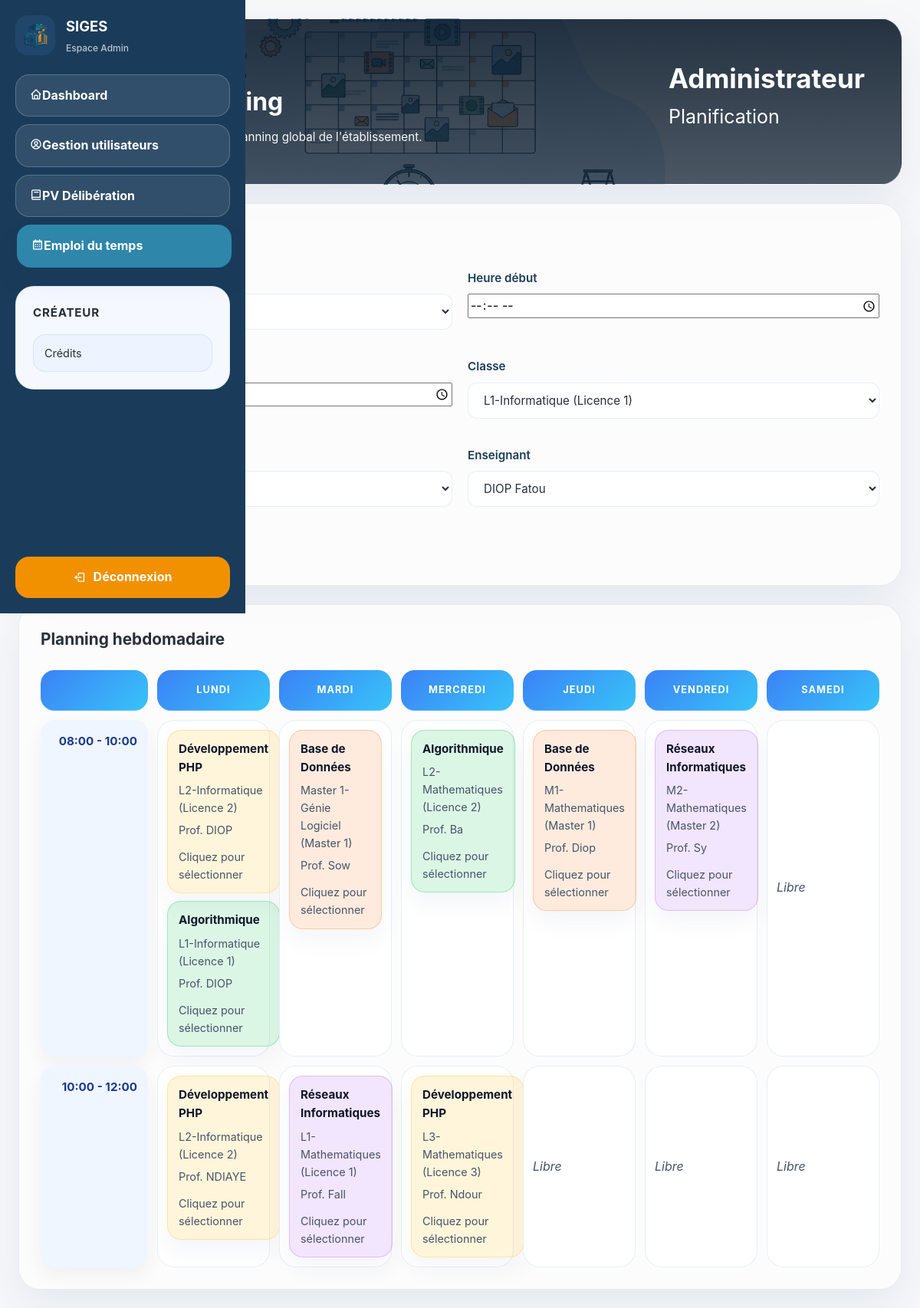
/views/admin/schedule.php (signed in), run on the app's committed database.
### tables this page shows
CREATE TABLE `creneau` (
  `Id_Creneau` int(11) NOT NULL,
  `jour` varchar(20) NOT NULL,
  `heure_debut` time NOT NULL,
  `heure_fin` time NOT NULL,
  `Id_Classe` int(11) NOT NULL,
  `Id_Professeur` int(11) NOT NULL,
  `Id_Matiere` int(11) NOT NULL
);

CREATE TABLE `matiere` (
  `Id_Matiere` int(11) NOT NULL,
  `libelle` varchar(100) NOT NULL,
  `coefficient` int(11) NOT NULL
);

CREATE TABLE `classe` (
  `Id_Classe` int(11) NOT NULL,
  `libelle` varchar(50) NOT NULL,
  `niveau` varchar(50) NOT NULL
);

CREATE TABLE `professeur` (
  `Id_Professeur` int(11) NOT NULL,
  `nom` varchar(100) NOT NULL,
  `prenom` varchar(100) NOT NULL,
  `Id_Matiere` int(11) DEFAULT NULL,
  `login` varchar(50) DEFAULT NULL
);

### models/Schedule.php (called while the page is built, shortened)
<?php
class Schedule
{
    private $conn;
    public function __construct($db)
    {
        $this->conn = $db;
    }
    public function getAllSchedules() {
        $query = "SELECT c.*, cl.libelle as classe_nom, cl.niveau, p.nom as prof_nom, m.libelle as matiere_nom
                  FROM creneau c
                  JOIN classe cl ON c.Id_Classe = cl.Id_Classe
                  JOIN professeur p ON c.Id_Professeur = p.Id_Professeur
                  JOIN matiere m ON c.Id_Matiere = m.Id_Matiere
                  ORDER BY FIELD(c.jour, 'Lundi', 'Mardi', 'Mercredi', 'Jeudi', 'Vendredi', 'Samedi'), c.heure_debut";
        $stmt = $this->conn->prepare($query);
        $stmt->execute();
        return $stmt;
    }
}

### views/admin/schedule.php (the view, shortened to what this page needs)
<?php
$database = new Database();
$db = $database->getConnection();
$classes = $db->query("SELECT * FROM classe")->fetchAll(PDO::FETCH_ASSOC);
$profs = $db->query("SELECT * FROM professeur")->fetchAll(PDO::FETCH_ASSOC);
$matieres = $db->query("SELECT * FROM matiere")->fetchAll(PDO::FETCH_ASSOC);
require_once '../../models/Schedule.php';
$scheduleModel = new Schedule($db);
$allSchedules = $scheduleModel->getAllSchedules()->fetchAll(PDO::FETCH_ASSOC);
$subjectPalette = [
    ['bg' => 'rgba(56, 189, 248, 0.18)', 'border' => 'rgba(56, 189, 248, 0.34)', 'text' => '#0f172a'],
    ['bg' => 'rgba(34, 197, 94, 0.16)', 'border' => 'rgba(34, 197, 94, 0.32)', 'text' => '#0f172a'],
    ['bg' => 'rgba(251, 191, 36, 0.16)', 'border' => 'rgba(251, 191, 36, 0.30)', 'text' => '#0f172a'],
    ['bg' => 'rgba(249, 115, 22, 0.14)', 'border' => 'rgba(249, 115, 22, 0.28)', 'text' => '#0f172a'],
    ['bg' => 'rgba(168, 85, 247, 0.15)', 'border' => 'rgba(168, 85, 247, 0.28)', 'text' => '#0f172a'],
    ['bg' => 'rgba(129, 140, 248, 0.14)', 'border' => 'rgba(129, 140, 248, 0.28)', 'text' => '#0f172a']
];
function getScheduleColor($id)
{
    global $subjectPalette;
    $key = intval($id) % count($subjectPalette);
    return $subjectPalette[$key];
}
$editSlot = null;
$days = ['Lundi', 'Mardi', 'Mercredi', 'Jeudi', 'Vendredi', 'Samedi'];
$scheduleGrid = [];
$timeSlots = [];
foreach ($allSchedules as $slot) {
    $timeKey = substr($slot['heure_debut'], 0, 5) . ' - ' . substr($slot['heure_fin'], 0, 5);
    if (!in_array($timeKey, $timeSlots, true)) {
        $timeSlots[] = $timeKey;
    }
    $scheduleGrid[$timeKey][$slot['jour']][] = $slot;
}
usort($timeSlots, function ($a, $b) {
    return strtotime(explode(' - ', $a)[0]) - strtotime(explode(' - ', $b)[0]);
});
?>
<!DOCTYPE html>
<html lang="fr">
<head>
    <link rel="stylesheet" href="../../assets/css/style.css">
    <link rel="stylesheet" href="https://cdn.jsdelivr.net/npm/boxicons@2.1.4/css/boxicons.min.css">
</head>
<body>
    <div class="student-shell">
        <aside class="student-sidebar">
            <div class="sidebar-brand">
                <img src="../../assets/img/logo_simple-SAP.png" alt="SIGES logo">
                <div class="brand-title">
                    <strong>SIGES</strong>
                    <span>Espace Admin</span>
                </div>
            </div>
            <nav class="sidebar-nav">
                <a href="dashboard.php"><i class='bx bx-home'></i>Dashboard</a>
                <a href="users.php"><i class='bx bx-user-circle'></i>Gestion utilisateurs</a>
                <a href="grades_view.php"><i class='bx bx-book'></i>PV Délibération</a>
                <a href="schedule.php" class="active"><i class='bx bx-calendar'></i>Emploi du temps</a>
            </nav>
            <div class="sidebar-section">
                <h3>Créateur</h3>
                <div class="course-list">
                    <a href="creators.php">Crédits</a>
                </div>
            </div>
            <a href="../../controllers/Logout.php" class="logout-btn"><i class='bx bx-log-out'></i>Déconnexion</a>
        </aside>
        <main class="student-main">
            <section class="page-header page-header-schedule">
                <div>
                    <p class="eyebrow">Emploi du temps</p>
                    <h1>Gestion du planning</h1>
                    <p>Ajoutez des créneaux et suivez le planning global de l'établissement.</p>
                </div>
                <div class="header-user-card">
                    <strong>Administrateur</strong>
                    <span>Planification</span>
                </div>
            </section>
            <section class="section-block">
                <div class="section-title-row">
                    <h2><?= $editSlot ? 'Modifier un créneau' : 'Ajouter un créneau' ?></h2>
                </div>
                <form id="slot-form" action="../../controllers/ScheduleController.php" method="POST">
                    <div class="form-grid">
                        <div class="form-group">
                            <label>Jour</label>
                            <select name="jour" required>
                                <option value="Lundi" <?= $editSlot && $editSlot['jour'] === 'Lundi' ? 'selected' : '' ?>>Lundi</option>
                            </select>
                        </div>
                        <div class="form-group">
                            <label>Heure début</label>
                            <input type="time" name="heure_debut" required value="<?= htmlspecialchars($editSlot['heure_debut'] ?? '') ?>">
                        </div>
                        <div class="form-group">
                            <label>Heure fin</label>
                            <input type="time" name="heure_fin" required value="<?= htmlspecialchars($editSlot['heure_fin'] ?? '') ?>">
                        </div>
                        <div class="form-group">
                            <label>Classe</label>
                            <select name="id_classe" required>
                                <?php foreach ($classes as $c): ?>
                                    <option value="<?= $c['Id_Classe'] ?>" <?= $editSlot && $editSlot['Id_Classe'] == $c['Id_Classe'] ? 'selected' : '' ?>><?= htmlspecialchars($c['libelle']) ?> (<?= htmlspecialchars($c['niveau']) ?>)</option>
                                <?php endforeach; ?>
                            </select>
                        </div>
                        <div class="form-group">
                            <label>Matière</label>
                            <select name="id_matiere" required>
                                <?php foreach ($matieres as $m): ?>
                                    <option value="<?= $m['Id_Matiere'] ?>" <?= $editSlot && $editSlot['Id_Matiere'] == $m['Id_Matiere'] ? 'selected' : '' ?>><?= htmlspecialchars($m['libelle']) ?></option>
                                <?php endforeach; ?>
                            </select>
                        </div>
                        <div class="form-group">
                            <label>Enseignant</label>
                            <select name="id_professeur" required>
                                <?php foreach ($profs as $p): ?>
                                    <option value="<?= $p['Id_Professeur'] ?>" <?= $editSlot && $editSlot['Id_Professeur'] == $p['Id_Professeur'] ? 'selected' : '' ?>><?= htmlspecialchars($p['nom']) ?> <?= htmlspecialchars($p['prenom']) ?></option>
                                <?php endforeach; ?>
                            </select>
                        </div>
                        <div class="form-full" style="display:flex; gap:12px; flex-wrap:wrap; align-items:center;">
                            <button type="submit" class="button-primary button-small button-small-icon" title="Enregistrer">
                            </button>
                        </div>
                    </div>
                </form>
            </section>
            <section class="section-block">
                <div class="section-title-row">
                    <h2>Planning hebdomadaire</h2>
                </div>
                <?php if (count($allSchedules) > 0): ?>
                    <div class="schedule-grid">
                        <div class="grid-header"></div>
                        <?php foreach ($days as $day): ?>
                            <div class="grid-header"><?= $day ?></div>
                        <?php endforeach; ?>
                        <?php foreach ($timeSlots as $time): ?>
                            <div class="grid-time"><?= $time ?></div>
                            <?php foreach ($days as $day): ?>
                                <div class="schedule-cell">
                                    <?php if (!empty($scheduleGrid[$time][$day])): ?>
                                        <?php foreach ($scheduleGrid[$time][$day] as $slot): ?>
                                            <?php $slotColor = getScheduleColor($slot['Id_Matiere']); ?>
                                            <a href="?edit=<?= htmlspecialchars($slot['Id_Creneau']) ?>" class="schedule-slot-link <?= $editSlot && $editSlot['Id_Creneau'] == $slot['Id_Creneau'] ? 'selected-slot-link' : '' ?>">
                                                <div class="schedule-slot" style="background: <?= $slotColor['bg'] ?>; border-color: <?= $slotColor['border'] ?>; color: <?= $slotColor['text'] ?>;">
                                                    <strong><?= htmlspecialchars($slot['matiere_nom']) ?></strong>
                                                    <span><?= htmlspecialchars($slot['classe_nom']) ?> (<?= htmlspecialchars($slot['niveau']) ?>)</span>
                                                    <span>Prof. <?= htmlspecialchars($slot['prof_nom']) ?></span>
                                                    <span class="schedule-slot-label">Cliquez pour sélectionner</span>
                                                </div>
                                            </a>
                                        <?php endforeach; ?>
                                    <?php else: ?>
                                        <span class="cell-empty">Libre</span>
                                    <?php endif; ?>
                                </div>
                            <?php endforeach; ?>
                        <?php endforeach; ?>
                    </div>
                <?php else: ?>
                    <div class="form-hint">Aucun créneau défini pour le moment.</div>
                <?php endif; ?>
            </section>
        </main>
    </div>
</body>
</html>

### data on the page
creneau: Id_Matiere.libelle "Développement PHP", Id_Classe.libelle "L2-Informatique", Id_Classe.niveau "Licence 2", Id_Professeur.nom "DIOP"
creneau: Id_Matiere.libelle "Algorithmique", Id_Classe.libelle "L1-Informatique", Id_Classe.niveau "Licence 1", Id_Professeur.nom "DIOP"
creneau: Id_Matiere.libelle "Base de Données", Id_Classe.libelle "Master 1-Génie Logiciel", Id_Classe.niveau "Master 1", Id_Professeur.nom "Sow"
creneau: Id_Matiere.libelle "Algorithmique", Id_Classe.libelle "L2-Mathematiques", Id_Classe.niveau "Licence 2", Id_Professeur.nom "Ba"
creneau: Id_Matiere.libelle "Base de Données", Id_Classe.libelle "M1-Mathematiques", Id_Classe.niveau "Master 1", Id_Professeur.nom "Diop"
creneau: Id_Matiere.libelle "Réseaux Informatiques", Id_Classe.libelle "M2-Mathematiques", Id_Classe.niveau "Master 2", Id_Professeur.nom "Sy"
creneau: Id_Matiere.libelle "Développement PHP", Id_Classe.libelle "L2-Informatique", Id_Classe.niveau "Licence 2", Id_Professeur.nom "NDIAYE"
creneau: Id_Matiere.libelle "Réseaux Informatiques", Id_Classe.libelle "L1-Mathematiques", Id_Classe.niveau "Licence 1", Id_Professeur.nom "Fall"
creneau: Id_Matiere.libelle "Développement PHP", Id_Classe.libelle "L3-Mathematiques", Id_Classe.niveau "Licence 3", Id_Professeur.nom "Ndour"

### other printed values
$day "LUNDI"
$day "MARDI"
$day "MERCREDI"
$day "JEUDI"
$day "VENDREDI"
$day "SAMEDI"
$time "08:00 - 10:00"
$time "10:00 - 12:00"
form field id_classe "L1-Informatique (Licence 1)"
form field id_matiere "Algorithmique"
form field id_professeur "DIOP Fatou"
